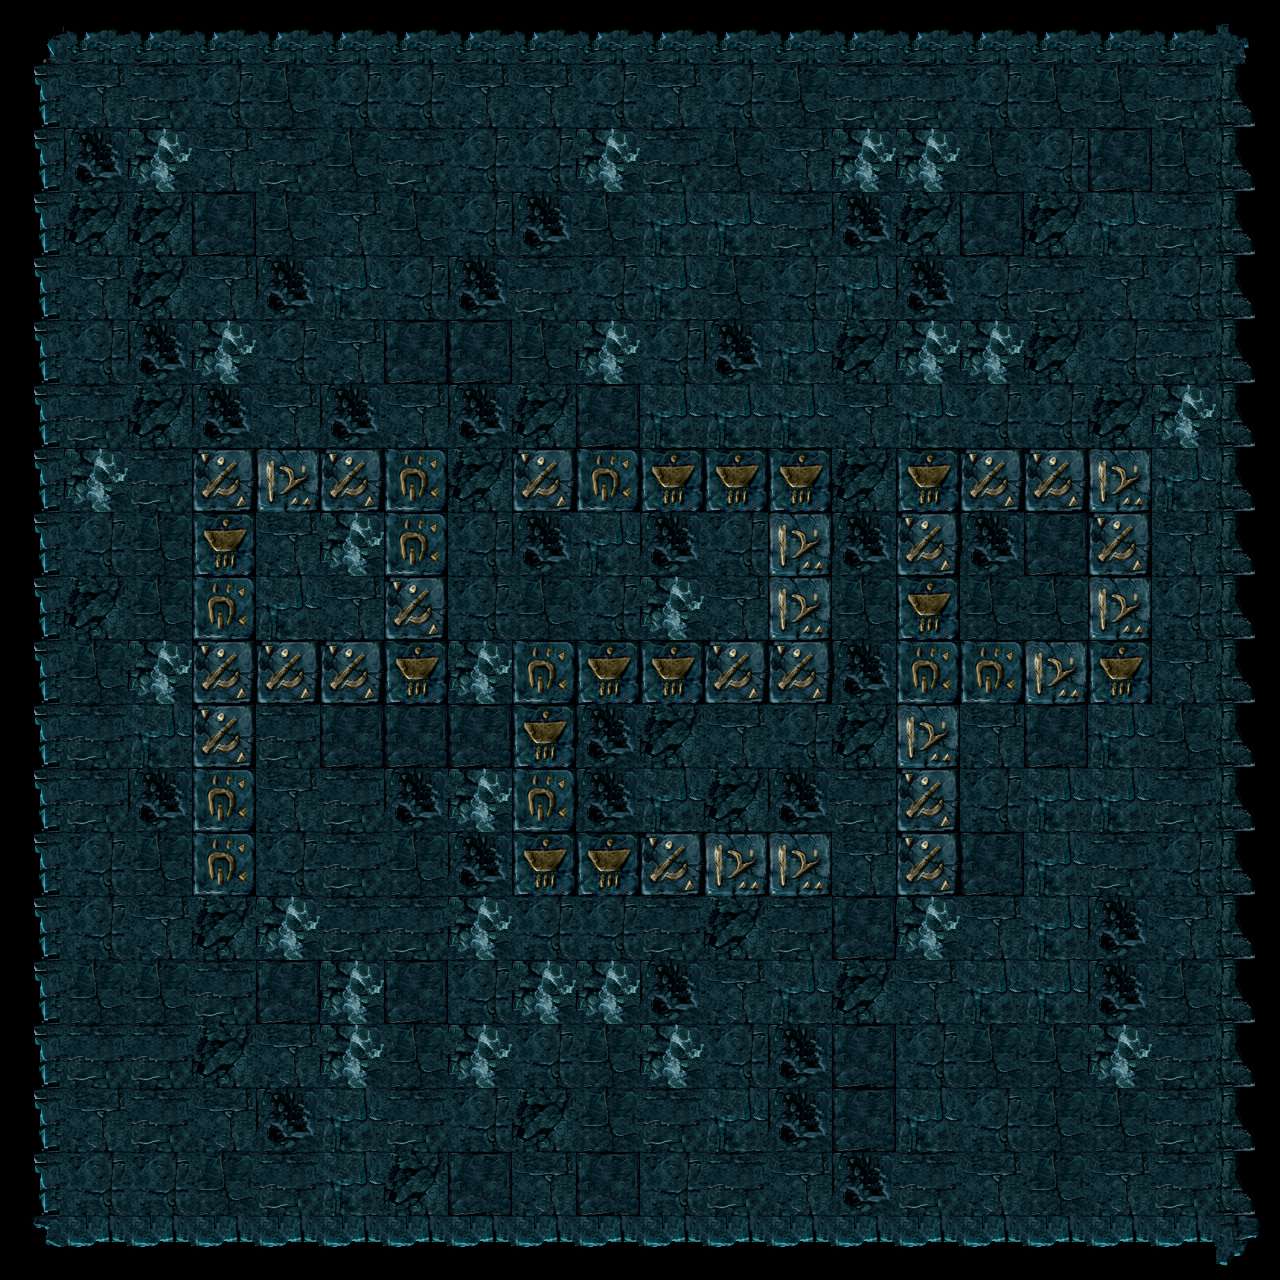

A 2D game scene composited from a Tiled map and its tileset images. What follows is a short description and the map's XML, with every tile layer's data as written:
An orthogonal 20x20 tile map with 64x64 px tiles, 2 tile layers (块层 1, 块层 2).

<map version="1.0" orientation="orthogonal" renderorder="right-up" width="20" height="20" tilewidth="64" tileheight="64" nextobjectid="1">
 <tileset firstgid="1" name="DarkWorld1" tilewidth="64" tileheight="64" tilecount="32" columns="8">
  <image source="../../test1.png" width="512" height="256" />
 </tileset>
 <layer name="块层 1" width="20" height="20">
  <data encoding="csv">
2,4,4,4,4,4,4,4,4,4,4,4,4,4,4,4,4,4,4,3,
10,13,29,5,21,5,5,13,13,5,13,5,21,29,29,5,21,21,29,19,
10,8,16,13,29,21,29,5,5,16,29,21,13,16,16,21,5,14,21,19,
10,24,24,14,21,13,21,5,8,21,1,1,29,8,24,14,24,1,29,19,
10,13,24,13,8,1,5,8,29,5,1,21,5,1,8,5,29,13,5,19,
10,5,8,16,5,13,14,14,21,16,5,8,1,24,16,16,24,5,29,19,
10,29,24,8,13,8,13,8,24,14,1,1,1,13,1,5,5,24,16,19,
10,16,29,15,15,23,23,24,23,23,31,23,31,24,23,7,15,23,1,19,
10,5,21,31,13,16,23,5,8,1,8,5,7,8,23,8,14,23,13,19,
10,24,21,7,1,13,15,5,21,5,16,13,31,21,23,21,21,23,5,19,
10,21,16,31,15,15,15,16,23,31,23,23,31,8,7,7,7,15,13,19,
10,29,1,31,29,14,14,14,23,8,24,13,5,24,31,13,14,16,21,19,
10,29,8,7,13,29,8,16,7,8,1,24,8,29,23,5,29,16,29,19,
10,5,21,7,5,29,21,8,31,15,23,31,31,13,23,14,16,29,5,19,
10,5,13,24,16,29,29,16,5,5,29,24,29,14,16,13,1,8,13,19,
10,21,21,29,14,16,14,5,16,16,8,13,1,24,13,1,1,8,21,19,
10,29,29,24,13,16,21,16,5,21,16,5,8,14,5,21,21,16,29,19,
10,13,29,13,8,1,29,5,24,21,29,1,8,14,1,5,21,21,29,19,
10,5,5,21,29,1,24,14,13,14,5,29,13,8,29,13,21,13,29,19,
9,25,25,25,25,25,25,25,25,25,25,25,25,25,25,25,25,25,25,17
</data>
 </layer>
 <layer name="块层 2" width="20" height="20">
  <data encoding="csv">
0,0,0,0,0,0,0,0,0,0,0,0,0,0,0,0,0,0,0,0,
0,0,0,0,0,0,0,0,0,0,0,0,0,0,0,0,0,0,0,0,
0,0,0,0,0,0,0,0,0,0,0,0,0,0,0,0,0,0,0,0,
0,0,0,0,0,0,0,0,0,0,0,0,0,0,0,0,0,0,0,0,
0,0,0,0,0,0,0,0,0,0,0,0,0,0,0,0,0,0,0,0,
0,0,0,0,0,0,0,0,0,0,0,0,0,0,0,0,0,0,0,0,
0,0,0,0,0,0,0,0,0,0,0,0,0,0,0,0,0,0,0,0,
0,0,0,7,23,7,31,0,7,31,15,15,15,0,15,7,7,23,0,0,
0,0,0,15,0,0,31,0,0,0,0,0,23,0,7,0,0,7,0,0,
0,0,0,31,0,0,7,0,0,0,0,0,23,0,15,0,0,23,0,0,
0,0,0,7,7,7,15,0,31,15,15,7,7,0,31,31,23,15,0,0,
0,0,0,7,0,0,0,0,15,0,0,0,0,0,23,0,0,1,0,0,
0,0,0,31,0,0,0,0,31,0,0,0,0,0,7,0,1,1,0,0,
0,0,0,31,0,0,0,0,15,15,7,23,23,0,7,0,1,0,0,0,
0,0,0,0,0,0,0,0,0,0,0,0,0,0,0,0,0,0,0,0,
0,0,0,0,0,0,0,0,0,0,0,0,0,0,0,0,0,0,0,0,
0,0,0,0,0,0,0,0,0,0,0,0,0,0,0,0,0,0,0,0,
0,0,0,0,0,0,0,0,0,0,0,0,0,0,0,0,0,0,0,0,
0,0,0,0,0,0,0,0,0,0,0,0,0,0,0,0,0,0,0,0,
0,0,0,0,0,0,0,0,0,0,0,0,0,0,0,0,0,0,0,0
</data>
 </layer>
</map>
